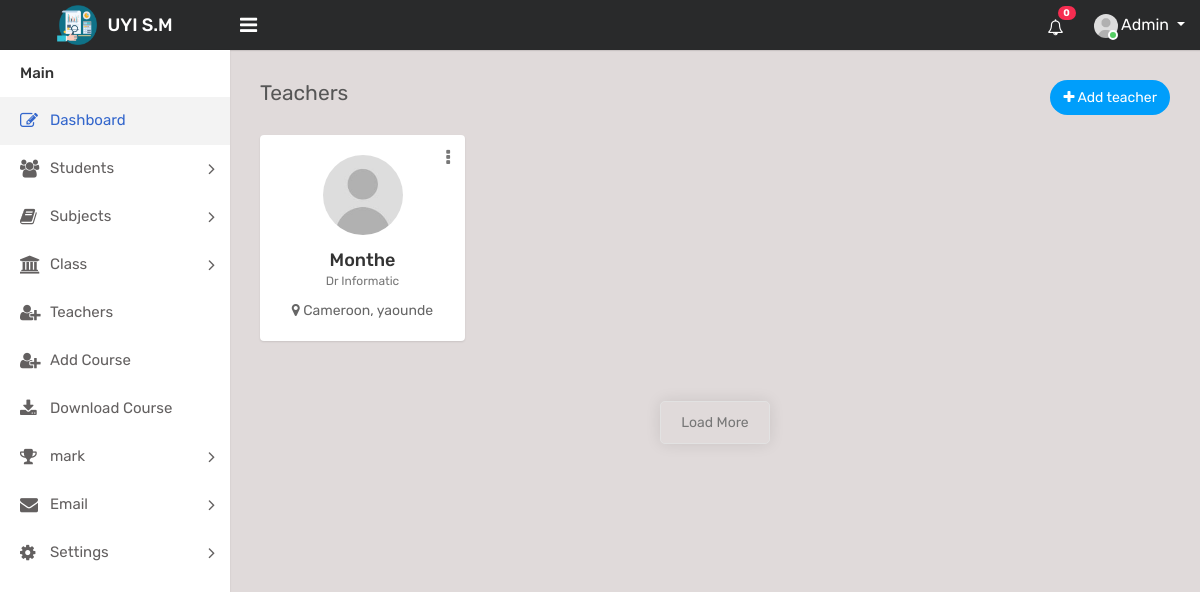
Page /teacher.php on the committed database.
### tables this page shows
CREATE TABLE `teachers` (
  `teacher_id` int(3) NOT NULL,
  `teacher_name` varchar(255) NOT NULL,
  `teacher_birthday` varchar(255) NOT NULL,
  `teacher_gender` varchar(255) NOT NULL,
  `teacher_city` varchar(255) NOT NULL,
  `teacher_email` varchar(255) NOT NULL,
  `teacher_phone` varchar(255) NOT NULL,
  `teacher_speciality` varchar(255) NOT NULL,
  `teacher_password` varchar(255) NOT NULL
);

### config/database_class.php (called while the page is built, shortened)
<?php
class database{
	var $host="localhost";
	var $user="root";
	var $pass="";
	var $db="school_manage";
	public function connection()
	{
	$connect=mysqli_connect($this->host,$this->user,$this->pass,$this->db);
	return $connect;
	}
    public function query($sql){
        $result = mysqli_query($this->connection(), $sql);
     return $result;
    }
}
$database = new database();
?>

### config/teacher_class.php (called while the page is built, shortened)
<?php
 class teacher {
     public static function find_all_teachers(){
         $result_set = self::find_this_query("SELECT * FROM teachers");
         return $result_set;
     }
    public static function find_this_query($sql){
        global $database;
        $result_set = $database->query($sql);
        return $result_set;
    }
 }
?>

### includes/all_teacher.php (the view, shortened to what this page needs)
<div class="content">
               <div class="row">
                   <div class="col-sm-4 col-3">
                       <h4 class="page-title">Teachers</h4>
                   </div>
                   <div class="col-sm-8 col-9 text-right m-b-20">
                       <a href="add-doctor.html" class="btn btn-primary btn-rounded float-right"><i class="fa fa-plus"></i> Add teacher</a>
                   </div>
               </div>
               <?php
                   $show_all_teacher = teacher::find_all_teachers();
                   while($row = mysqli_fetch_array($show_all_teacher)){
                        $teacher_id =  $row['teacher_id'];
                        $teacher_name =  $row['teacher_name'];
                        $teacher_city =  $row['teacher_city'];
                        $teacher_speciality =  $row['teacher_speciality'];
               ?>
			<div class="row doctor-grid">
                   <div class="col-md-4 col-sm-4  col-lg-3">
                       <div class="profile-widget">
                           <div class="doctor-img">
                               <a class="avatar" href="teacher.php?source=profil_teacher&id=<?php echo $teacher_id ?>"><img alt="" src="./assets/img/user.jpg"></a>
                           </div>
                           <div class="dropdown profile-action">
                               <a href="#" class="action-icon dropdown-toggle" data-toggle="dropdown" aria-expanded="false"><i class="fa fa-ellipsis-v"></i></a>
                           </div>
                           <h4 class="doctor-name text-ellipsis"><a href="profile.html"><?php echo $teacher_name ?></a></h4>
                           <div class="doc-prof"><?php echo $teacher_speciality ?></div>
                           <div class="user-country">
                               <i class="fa fa-map-marker"></i> <?php echo $teacher_city ?>
                           </div>
                       </div>
                   </div>
               </div>
               <?php } ?>
			<div class="row">
                   <div class="col-sm-12">
                       <div class="see-all">
                           <a class="see-all-btn" href="javascript:void(0);">Load More</a>
                       </div>
                   </div>
               </div>
           </div>

### rows in the picture
teachers: teacher_name "Monthe", teacher_speciality "Dr Informatic", teacher_city "Cameroon, yaounde"
